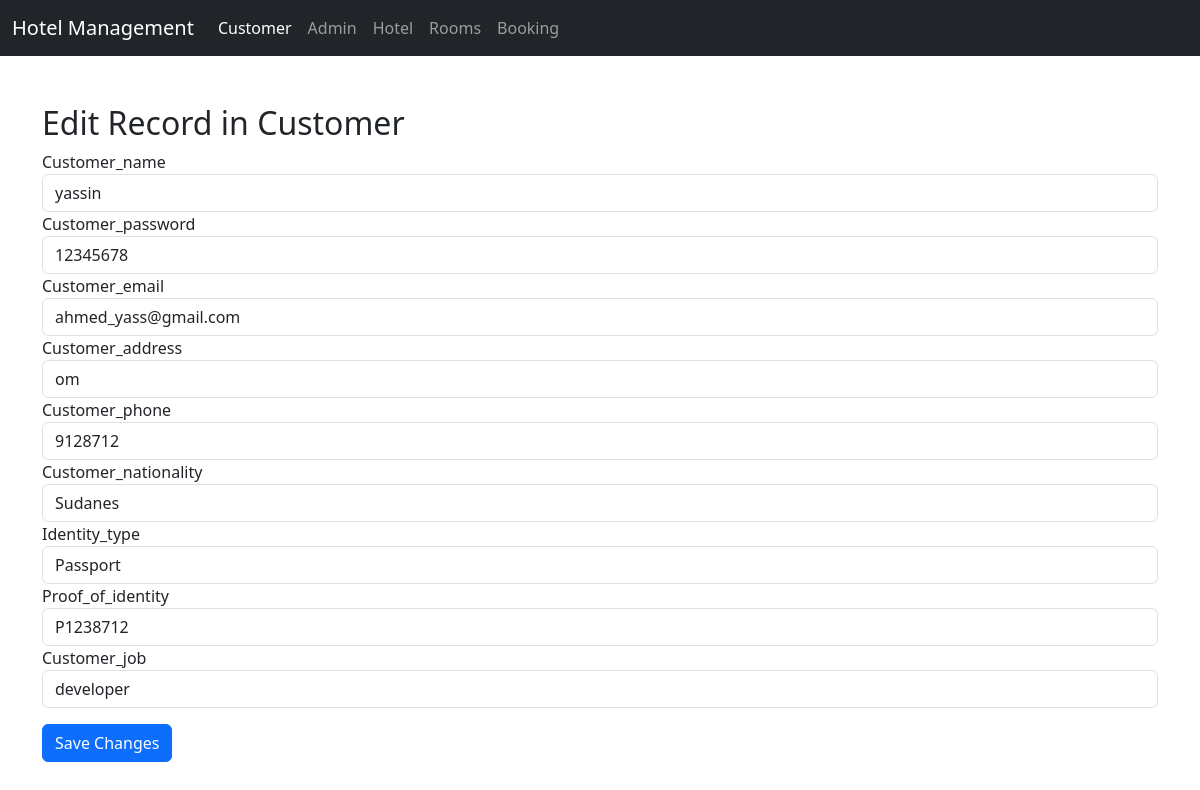
The app's page /admin/edit.php?table=customer&id=5 with its own data.
### tables this page shows
CREATE TABLE `customer` (
  `id` int(10) NOT NULL,
  `customer_name` varchar(50) NOT NULL,
  `customer_password` int(15) NOT NULL,
  `customer_email` varchar(50) NOT NULL,
  `customer_address` varchar(50) NOT NULL,
  `customer_phone` int(15) NOT NULL,
  `customer_nationality` varchar(15) NOT NULL,
  `identity_type` text NOT NULL,
  `proof_of_identity` varchar(15) NOT NULL,
  `customer_job` varchar(15) NOT NULL
);

### admin/edit.php (the view, shortened to what this page needs)
<?php
$conn = new mysqli("localhost", "root", "", "hotel");
$table = $_GET['table'];
$id = $_GET['id'];
$sql = "SELECT * FROM $table WHERE id = ?";
$stmt = $conn->prepare($sql);
$stmt->bind_param("i", $id);
$stmt->execute();
$result = $stmt->get_result();
$record = $result->fetch_assoc();
?>
<!DOCTYPE html>
<html>
<head>
    <link href="https://cdn.jsdelivr.net/npm/bootstrap@5.3.0/dist/css/bootstrap.min.css" rel="stylesheet">
</head>
<body>
<nav class="navbar navbar-expand-lg navbar-dark bg-dark">
    <div class="container-fluid">
        <a class="navbar-brand" href="#">Hotel Management</a>
        <div class="collapse navbar-collapse" id="navbarNav">
            <ul class="navbar-nav">
                <li class="nav-item"><a class="nav-link active" href="#customer" data-bs-toggle="tab">Customer</a></li>
                <li class="nav-item"><a class="nav-link" href="#admin" data-bs-toggle="tab">Admin</a></li>
                <li class="nav-item"><a class="nav-link" href="#hotel" data-bs-toggle="tab">Hotel</a></li>
                <li class="nav-item"><a class="nav-link" href="#rooms" data-bs-toggle="tab">Rooms</a></li>
                <li class="nav-item"><a class="nav-link" href="#booking" data-bs-toggle="tab">Booking</a></li>
            </ul>
        </div>
    </div>
</nav>
<div class="container mt-5">
    <h2>Edit Record in <?php echo ucfirst($table); ?></h2>
    <form method="POST">
        <?php
        foreach ($record as $column => $value) {
            if ($column == 'id') continue;
            echo "<div class='form-group'>";
            echo "<label>" . ucfirst($column) . "</label>";
            echo "<input type='text' name='fields[$column]' class='form-control' value='" . htmlspecialchars($value) . "' required>";
            echo "</div>";
        }
        ?>
        <button type="submit" class="btn btn-primary mt-3">Save Changes</button>
    </form>
</div>
</body>
</html>

### records on screen
customer: customer_name "yassin", customer_password "12345678", customer_email "ahmed_yass@gmail.com", customer_address "om", customer_phone "9128712", customer_nationality "Sudanes", identity_type "Passport", proof_of_identity "P1238712", customer_job "developer"

### other values on screen
$table "Customer"
$column "Customer_name"
$column "Customer_password"
$column "Customer_email"
$column "Customer_address"
$column "Customer_phone"
$column "Customer_nationality"
$column "Identity_type"
$column "Proof_of_identity"
$column "Customer_job"
